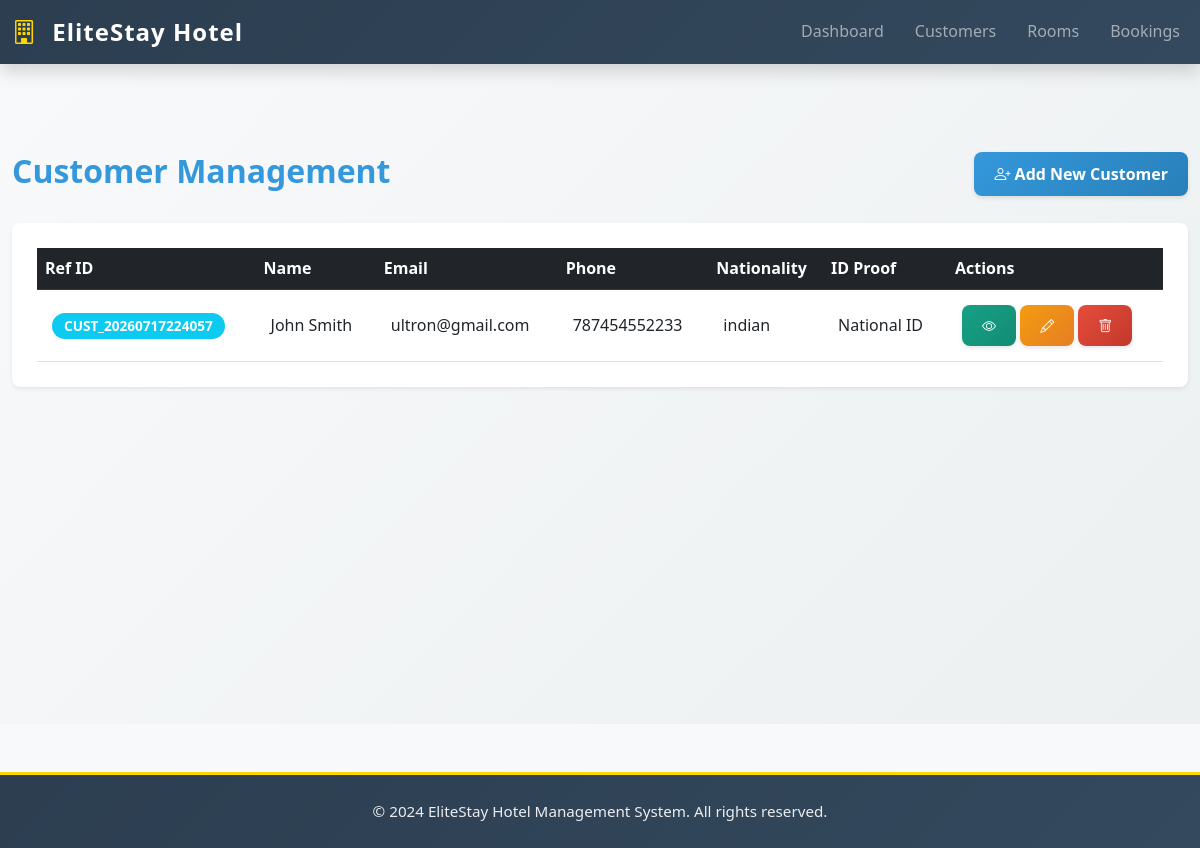
Page /customers on the committed database.
### tables this page shows
CREATE TABLE customers (
        id INTEGER PRIMARY KEY AUTOINCREMENT,
        ref_id TEXT UNIQUE,
        name TEXT NOT NULL,
        email TEXT,
        phone TEXT,
        address TEXT,
        id_proof TEXT,
        id_number TEXT,
        nationality TEXT,
        gender TEXT,
        created_at TIMESTAMP DEFAULT CURRENT_TIMESTAMP
    );

### app.py (the view)
@app.route('/customers')
def customers():
    conn = sqlite3.connect(DB_PATH)
    c = conn.cursor()
    c.execute('SELECT * FROM customers ORDER BY created_at DESC')
    customers_list = c.fetchall()
    conn.close()
    return render_template('customers.html', customers=customers_list)

### templates/customers.html (shortened to what this page needs)
{% extends "base.html" %}
{% block content %}
<div class="container-fluid py-5">
    <div class="row mb-4">
        <div class="col-lg-8">
            <h2 class="fw-bold text-primary">Customer Management</h2>
        </div>
        <div class="col-lg-4 text-end">
            <button class="btn btn-primary" data-bs-toggle="modal" data-bs-target="#addCustomerModal">
                <i class="bi bi-person-plus"></i> Add New Customer
            </button>
        </div>
    </div>
    <div class="card shadow-sm">
        <div class="card-body">
            <div class="table-responsive">
                <table class="table table-hover">
                    <thead class="table-dark">
                        <tr>
                            <th>Ref ID</th>
                            <th>Name</th>
                            <th>Email</th>
                            <th>Phone</th>
                            <th>Nationality</th>
                            <th>ID Proof</th>
                            <th>Actions</th>
                        </tr>
                    </thead>
                    <tbody>
                        {% for customer in customers %}
                        <tr>
                            <td><span class="badge bg-info">{{ customer[1] }}</span></td>
                            <td>{{ customer[2] }}</td>
                            <td>{{ customer[3] or 'N/A' }}</td>
                            <td>{{ customer[4] or 'N/A' }}</td>
                            <td>{{ customer[8] or 'N/A' }}</td>
                            <td>{{ customer[6] }}</td>
                            <td>
                                <button class="btn btn-sm btn-info" title="View" onclick="viewCustomer({{ customer[0] }})"><i class="bi bi-eye"></i></button>
                                <button class="btn btn-sm btn-warning" title="Edit" onclick="editCustomer({{ customer[0] }})"><i class="bi bi-pencil"></i></button>
                                <button class="btn btn-sm btn-danger" title="Delete" onclick="deleteCustomer({{ customer[0] }})"><i class="bi bi-trash"></i></button>
                            </td>
                        </tr>
                        {% else %}
                        <tr>
                            <td colspan="7" class="text-center text-muted">No customers found</td>
                        </tr>
                        {% endfor %}
                    </tbody>
                </table>
            </div>
        </div>
    </div>
</div>
{% endblock %}

### static/css/style.css (style rules this page uses)
:root { --primary-color: #2c3e50; --accent-color: #e74c3c; --success-color: #27ae60; --info-color: #3498db; --light-bg: #ecf0f1; --border-radius: 8px; }
* { margin: 0; padding: 0; box-sizing: border-box; }
body { font-family: 'Segoe UI', Tahoma, Geneva, Verdana, sans-serif; background-color: #f8f9fa; color: #333; line-height: 1.6; }
.btn { padding: 10px 20px; border-radius: var(--border-radius); font-weight: 600; transition: all 0.3s ease; border: none; box-shadow: 0 2px 4px rgba(0,0,0,0.1); }
.btn-primary { background: linear-gradient(135deg, #3498db 0%, #2980b9 100%) !important; color: white !important; }
.btn-info { background: linear-gradient(135deg, #16a085 0%, #138d75 100%) !important; color: white !important; }
.btn-warning { background: linear-gradient(135deg, #f39c12 0%, #e67e22 100%) !important; color: white !important; }
.btn-danger { background: linear-gradient(135deg, #e74c3c 0%, #c0392b 100%) !important; color: white !important; }
.card { border: none; border-radius: var(--border-radius); box-shadow: 0 2px 8px rgba(0,0,0,0.08); transition: all 0.3s ease; margin-bottom: 20px; }
.card-body { padding: 25px; }
.table { margin-bottom: 0; }
.table thead { font-weight: 600; }
.table-dark { background: linear-gradient(135deg, #2c3e50 0%, #34495e 100%) !important; }
.table tbody tr { transition: all 0.2s ease; border-bottom: 1px solid #e0e0e0; }
.table td { vertical-align: middle; padding: 15px; }
.badge { padding: 6px 12px; border-radius: 20px; font-weight: 600; font-size: 0.85rem; }
.card, .stat-card, .btn { animation: fadeIn 0.5s ease-out; }
.text-primary { color: #3498db !important; }
.fw-bold { font-weight: 700 !important; }

### rows in the picture
customers: ref "CUST_20260717224057", name "John Smith", email "ultron@gmail.com", phone "787454552233", nationality "indian", id_proof "National ID"
